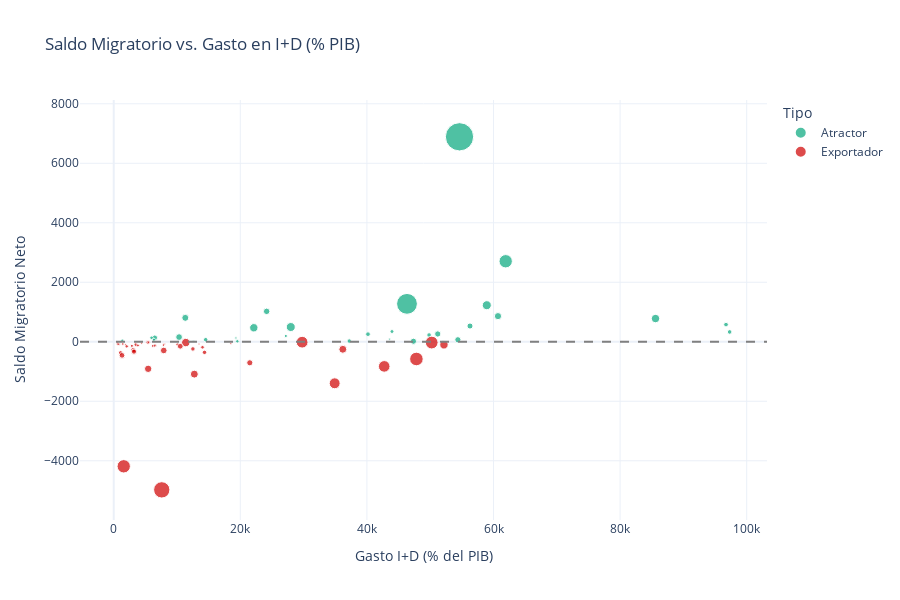

Write notebook code for a chart like this one.
### Code cell
if migration_wdi is not None:
    # Scatter: Saldo Neto vs Gasto I+D
    viz_data_rd = migration_wdi[
        migration_wdi['rd_expenditure_pct'].notna() &
        migration_wdi['net_balance'].notna() &
        (migration_wdi['total_flow'] > 100)
    ].copy()
    
    if len(viz_data_rd) > 10:
        fig = px.scatter(
            viz_data_rd,
            x='rd_expenditure_pct',
            y='net_balance',
            size='total_flow',
            color='type',
            hover_name='country_x',
            hover_data=['immigration', 'emigration', 'gdp_per_capita'],
            title='Saldo Migratorio vs. Gasto en I+D (% PIB)',
            labels={
                'rd_expenditure_pct': 'Gasto I+D (% del PIB)',
                'net_balance': 'Saldo Migratorio Neto',
                'total_flow': 'Flujo Total',
                'type': 'Tipo'
            },
            color_discrete_map={'Atractor': COLORS['success'], 'Exportador': COLORS['warning']}
        )
        fig.add_hline(y=0, line_dash="dash", line_color="gray")
        fig.update_layout(height=600)
        fig.show()
        
        # Correlación
        corr_rd = viz_data_rd[['rd_expenditure_pct', 'net_balance']].corr().iloc[0, 1]
        print(f"\n📊 Correlación Gasto I+D vs. Saldo Migratorio Neto: {corr_rd:.3f}")
    else:
        print("⚠️  Datos insuficientes para análisis de gasto I+D")

### Figure 1 — Plotly figure (JSON) as saved in the notebook; plotly's stock layout.template omitted (floating-point values rounded to 4 significant figures; data arrays with more than 128 entries replaced by an {"elided": "..."} marker saying what was removed)
{"data": [{"customdata": [[14550.0, 7657.0, NaN], [3823.0, 1116.0, NaN], [6651.0, 5376.0, NaN], [1743.0, 514.0, NaN], [1094.0, 71.0, NaN], [1145.0, 283.0, NaN], [1074.0, 269.0, NaN], [1355.0, 574.0, NaN], [589.0, 11.0, NaN], [774.0, 244.0, NaN], [1370.0, 874.0, NaN], [1204.0, 733.0, NaN], [385.0, 40.0, NaN], [455.0, 124.0, NaN], [667.0, 404.0, 2.834], [432.0, 176.0, NaN], [406.0, 179.0, NaN], [233.0, 38.0, NaN], [702.0, 544.0, NaN], [492.0, 357.0, NaN], [242.0, 108.0, NaN], [142.0, 13.0, NaN], [105.0, 16.0, NaN], [310.0, 240.0, NaN], [565.0, 497.0, NaN], [170.0, 103.0, NaN], [138.0, 96.0, NaN], [280.0, 255.0, NaN], [61.0, 42.0, NaN], [533.0, 514.0, NaN], [60.0, 43.0, NaN], [175.0, 159.0, NaN]], "hovertemplate": "<b>%{hovertext}</b><br><br>Tipo=Atractor<br>Gasto I+D (% del PIB)=%{x}<br>Saldo Migratorio Neto=%{y}<br>Flujo Total=%{marker.size}<br>immigration=%{customdata[0]}<br>emigration=%{customdata[1]}<br>gdp_per_capita=%{customdata[2]}<extra></extra>", "hovertext": ["US", "AU", "GB", "SE", "SA", "DK", "MY", "CH", "QA", "SG", "KR", "PT", "AE", "NO", "AT", "HK", "FI", "CY", "MX", "ZA", "TH", "OM", "KW", "CL", "IE", "EC", "KE", "IL", "IS", "BE", "KZ", "CZ"], "legendgroup": "Atractor", "marker": {"color": "#06A77D", "size": [22204, 4939, 12027, 2257, 1165, 1428, 1343, 1929, 600, 1018, 2244, 1937, 425, 579, 1071, 608, 585, 271, 1246, 849, 350, 155, 121, 550, 1062, 273, 234, 535, 103, 1047, 103, 334], "sizemode": "area", "sizeref": 55.51, "symbol": "circle"}, "mode": "markers", "name": "Atractor", "orientation": "v", "showlegend": true, "type": "scatter", "x": [54630.0, 61930.0, 46330.0, 58940.0, 24160.0, 60710.0, 11310.0, 85590.0, 96730.0, 56280.0, 27970.0, 22130.0, 43960.0, 97310.0, 51190.0, 40170.0, 49820.0, 27190.0, 10330.0, 6483.0, 5977.0, 19310.0, 43590.0, 14530.0, 54370.0, 6346.0, 1358.0, 37210.0, 52000.0, 47350.0, 12600.0, 19530.0], "xaxis": "x", "y": [6890, 2707, 1275, 1229, 1023, 862, 805, 781, 578, 530, 496, 471, 345, 331, 263, 256, 227, 195, 158, 135, 134, 129, 89, 70, 68, 67, 42, 25, 19, 19, 17, 16], "yaxis": "y"}, {"customdata": {"elided": "44x3 float values"}, "hovertemplate": "<b>%{hovertext}</b><br><br>Tipo=Exportador<br>Gasto I+D (% del PIB)=%{x}<br>Saldo Migratorio Neto=%{y}<br>Flujo Total=%{marker.size}<br>immigration=%{customdata[0]}<br>emigration=%{customdata[1]}<br>gdp_per_capita=%{customdata[2]}<extra></extra>", "hovertext": ["ES", "JO", "DZ", "UG", "BR", "CA", "ET", "TN", "SK", "GH", "HR", "ZW", "NP", "BY", "LB", "ID", "NL", "SD", "BG", "PE", "LK", "IQ", "PH", "RS", "TR", "VN", "HU", "AR", "JP", "UA", "CO", "NG", "EG", "PL", "BD", "PK", "DE", "GR", "FR", "IR", "RU", "IT", "IN", "CN"], "legendgroup": "Exportador", "marker": {"color": "#D00000", "size": [3828, 475, 132, 111, 1966, 4524, 195, 148, 107, 196, 110, 127, 216, 107, 248, 361, 1979, 143, 167, 259, 241, 248, 256, 190, 926, 316, 368, 544, 1730, 619, 1222, 473, 738, 540, 586, 895, 5098, 1056, 3733, 1517, 1747, 3307, 4932, 7396], "sizemode": "area", "sizeref": 55.51, "symbol": "circle"}, "mode": "markers", "name": "Exportador", "orientation": "v", "showlegend": true, "type": "scatter", "x": [29770.0, 5423.0, 5484.0, 714.6, 11380.0, 50240.0, 573.6, 4421.0, 18500.0, 1442.0, 13480.0, 931.2, 701.7, 8040.0, 10060.0, 3492.0, 52170.0, 1876.0, 7851.0, 6541.0, 3819.0, 6420.0, 2873.0, 6153.0, 10520.0, 2052.0, 14030.0, 12510.0, 36190.0, 3082.0, 7904.0, 3203.0, 3199.0, 14340.0, 1087.0, 1317.0, 47820.0, 21500.0, 42730.0, 5443.0, 12740.0, 34910.0, 1582.0, 7590.0], "xaxis": "x", "y": [-14, -15, -16, -17, -26, -26, -39, -44, -59, -74, -76, -79, -80, -83, -92, -97, -103, -103, -111, -123, -123, -132, -138, -140, -150, -154, -184, -240, -252, -269, -292, -307, -332, -356, -376, -457, -578, -706, -827, -909, -1087, -1395, -4186, -4978], "yaxis": "y"}], "layout": {"height": 600, "legend": {"itemsizing": "constant", "title": {"text": "Tipo"}, "tracegroupgap": 0}, "shapes": [{"line": {"color": "gray", "dash": "dash"}, "type": "line", "x0": 0, "x1": 1, "xref": "x domain", "y0": 0, "y1": 0, "yref": "y"}], "title": {"text": "Saldo Migratorio vs. Gasto en I+D (% PIB)"}, "xaxis": {"anchor": "y", "domain": [0, 1], "title": {"text": "Gasto I+D (% del PIB)"}}, "yaxis": {"anchor": "x", "domain": [0, 1], "title": {"text": "Saldo Migratorio Neto"}}}}
